Frame 1 (no input): blank canvas, image omitted
Frame 60 (no input): blank canvas, image omitted
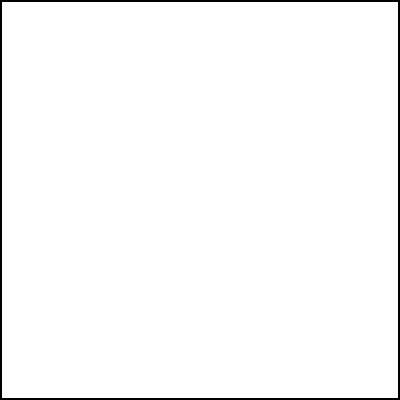
Frame 120 (the mouse pressed at the canvas centre since frame 60)

The p5.js sketch whose frames 1 and 60 were blank and that drew this single picture after the mouse press (run headless with seeded random() and noise() and a simulated clock; from frame 60 on, the mouse is pressed at the canvas centre):

// p5.js sketch
// ── sketch.js

function setup() {
  createCanvas(400, 400);
  rectMode(CENTER);
}

function draw() {
  background(240);

  // move to the center of the can
  translate(width/2, height/2);
  
  // scale based on the mouse
  scale(mouseX/50, mouseY/50);

  // draw the square at the origin
  square(0, 0, 100);
}
